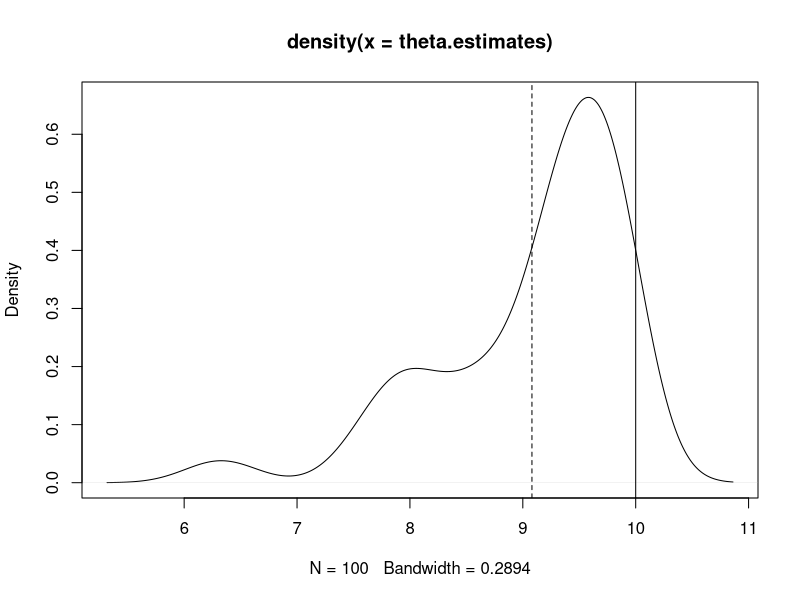

Here is the R script that generated this plot:
#________UniformMLE.R___________
nsims <- 100
theta = 10 # true parameter
theta.estimates <- numeric(nsims)
for (i in 1:nsims) {
      rn <- runif(n=10, min=0, max=theta)
      theta.estimates[i] <- max(rn)
}
plot(density(theta.estimates))

# unbiased but this MOM estimator has high variance. 
abline(v=theta, lty=1)
abline(v=mean(theta.estimates), lty=2)
